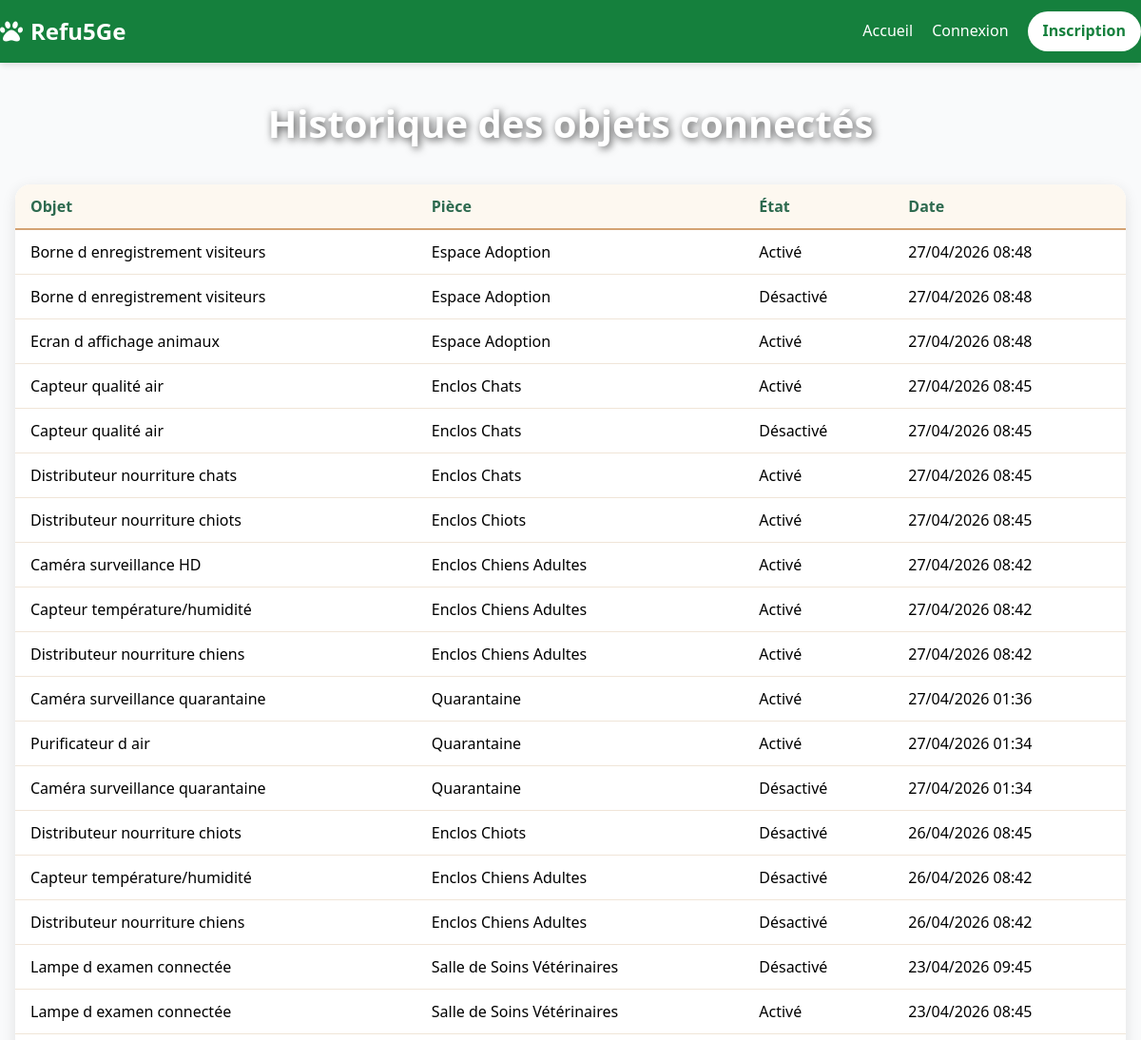
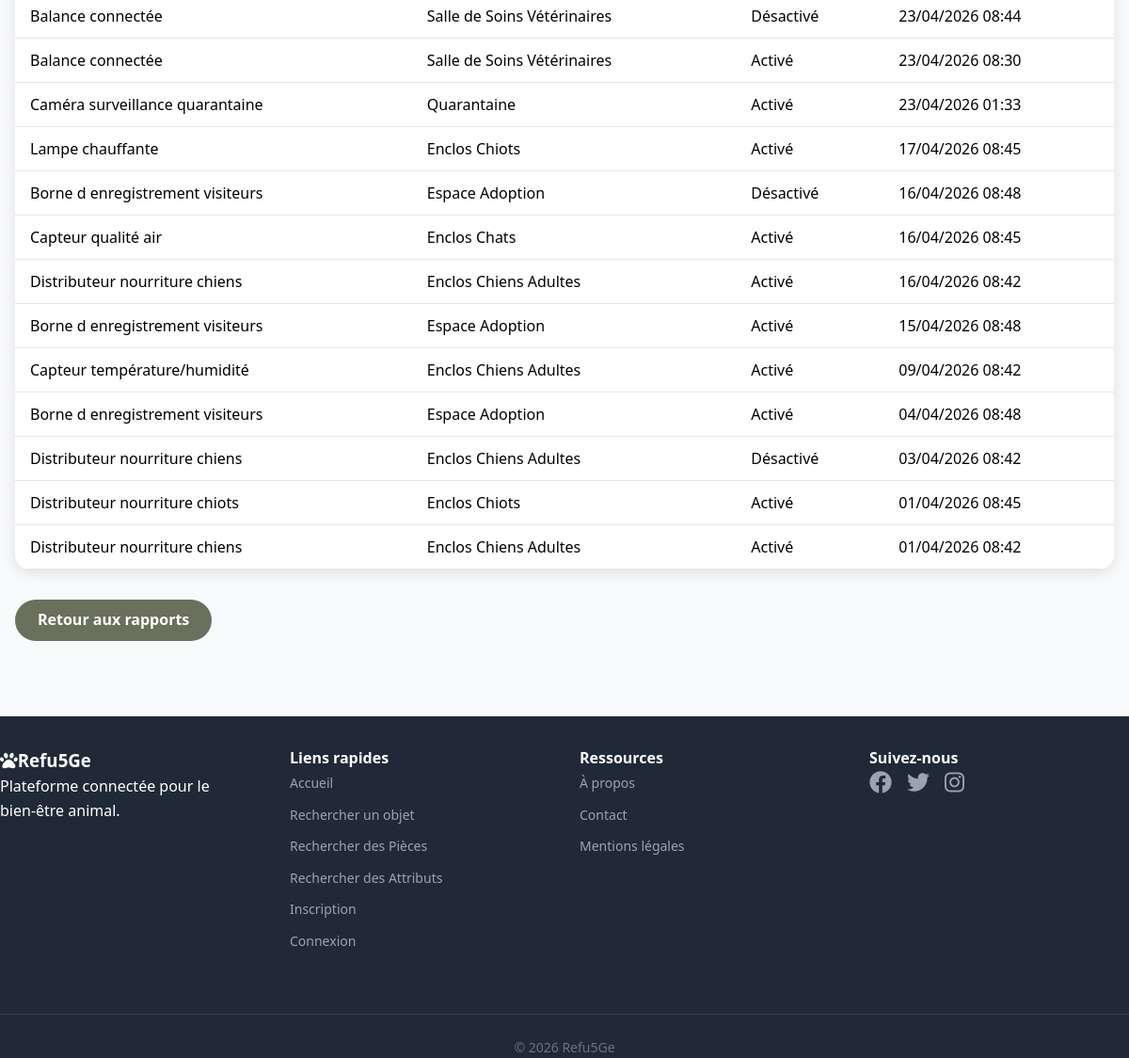
/rapports/historique/, run on the app's committed database (2 pictures, top to bottom).
### core/models.py (models this page shows, shortened)
class DeviceLogActivation(models.Model):
    id = models.AutoField(primary_key=True)
    device = models.ForeignKey(Device, on_delete=models.CASCADE, related_name="logs")
    state = models.BooleanField(default=False)
    date = models.DateTimeField(default=timezone.now)

class Device(models.Model):
    id = models.AutoField(primary_key=True)
    name = models.CharField(max_length=100)
    type = models.CharField(max_length=50)
    description = models.TextField(max_length=200)
    state = models.BooleanField(default=False)
    room = models.ForeignKey(Room, on_delete=models.CASCADE, related_name='devices')
    consumption_per_hour = models.FloatField(default=0.0, validators=[MinValueValidator(0.0)])

class Room(models.Model):
    id = models.AutoField(primary_key=True)
    name = models.CharField(max_length=100, unique=True)

### rapports/views.py (the view)
# urls.py: path("historique/", views.historique, name="rapports_historique"),
def historique(request):
    logs = (
        DeviceLogActivation.objects
        .select_related("device", "device__room")
        .order_by("-date")
    )
    context = {
        "logs": logs,
    }
    return render(request, "rapports/historique.html", context)

### templates/rapports/historique.html (shortened to what this page needs)
{% extends "base.html" %}
{% block body_class %}auth-page{% endblock %}
{% block content %}
<div class="auth-content">
    <div class="userlist-container">
        <h1 class="userlist-title">Historique des objets connectés</h1>
        <div class="table-wrapper">
            <table>
                <thead>
                    <tr>
                        <th>Objet</th>
                        <th>Pièce</th>
                        <th>État</th>
                        <th>Date</th>
                    </tr>
                </thead>
                <tbody>
                    {% for log in logs %}
                    <tr>
                        <td>{{ log.device.name }}</td>
                        <td>{{ log.device.room.name }}</td>
                        <td>{% if log.state %}Activé{% else %}Désactivé{% endif %}</td>
                        <td>{{ log.date|date:"d/m/Y H:i" }}</td>
                    </tr>
                    {% empty %}
                    <tr><td colspan="4">Aucun historique disponible.</td></tr>
                    {% endfor %}
                </tbody>
            </table>
        </div>
        <a href="{% url 'rapports_accueil' %}" class="btn btn-secondary mt-4">Retour aux rapports</a>
    </div>
</div>
{% endblock %}

### static/css/styles.css (style rules this page uses)
:root { --green-primary: #16a34a; --green-dark: #15803d; --gray-bg: #f9fafb; --white: #ffffff; --amber: #b45f2a; --cream: #fef7e0; --text-dark: #421f1f; --green-main: #2d6a4f; }
*, *::before, *::after { box-sizing: border-box; margin: 0; padding: 0; }
html, body { font-family: 'Segoe UI', system-ui, sans-serif; line-height: 1.6; background-color: var(--gray-bg); }
body { display: flex; flex-direction: column; min-height: 100vh; }
a, button { transition: all 0.2s ease-in-out; }
.auth-page { background-image: url('https://images.unsplash.com/photo-1548199973-03cce0bbc87b?ixlib=rb-4.0.3&auto=format&fit=crop&w=1350&q=80'); background-size: cover; background-position: center; background-attachment: fixed; }
.auth-content { display: flex; align-items: center; justify-content: center; min-height: calc(100vh - 200px); padding: 2rem 1rem; }
.btn { display: inline-block; padding: 0.6rem 1.5rem; border-radius: 999px; font-weight: 700; text-decoration: none; transition: background 0.3s, transform 0.2s; font-size: 1rem; cursor: pointer; border: none; text-align: center; }
.btn-secondary { background: #6b705c; color: white; }
.userlist-container { width: 100%; max-width: 1200px; margin: 0 auto; }
.userlist-title { text-align: center; font-size: 2.5rem; font-weight: 800; color: white; text-shadow: 2px 2px 8px rgba(0, 0, 0, 0.7); margin-bottom: 1.5rem; }
.table-wrapper { background: white; border-radius: 1rem; box-shadow: 0 4px 15px rgba(0, 0, 0, 0.1); overflow: hidden; margin: 2rem 0; }
table { width: 100%; border-collapse: collapse; }
th { background-color: #fdf8f0; padding: 0.75rem 1rem; text-align: left; font-weight: 700; color: #2d6a4f; border-bottom: 2px solid #d4a373; }
td { padding: 0.75rem 1rem; border-bottom: 1px solid #f0e5d8; }

### data on the page
DeviceLogActivation: device.name "Borne d enregistrement visiteurs", device.room.name "Espace Adoption", state "Activé", date "27/04/2026 08:48"
DeviceLogActivation: device.name "Borne d enregistrement visiteurs", device.room.name "Espace Adoption", state "Désactivé", date "27/04/2026 08:48"
DeviceLogActivation: device.name "Ecran d affichage animaux", device.room.name "Espace Adoption", state "Activé", date "27/04/2026 08:48"
DeviceLogActivation: device.name "Capteur qualité air", device.room.name "Enclos Chats", state "Activé", date "27/04/2026 08:45"
DeviceLogActivation: device.name "Capteur qualité air", device.room.name "Enclos Chats", state "Désactivé", date "27/04/2026 08:45"
DeviceLogActivation: device.name "Distributeur nourriture chats", device.room.name "Enclos Chats", state "Activé", date "27/04/2026 08:45"
DeviceLogActivation: device.name "Distributeur nourriture chiots", device.room.name "Enclos Chiots", state "Activé", date "27/04/2026 08:45"
DeviceLogActivation: device.name "Caméra surveillance HD", device.room.name "Enclos Chiens Adultes", state "Activé", date "27/04/2026 08:42"
DeviceLogActivation: device.name "Capteur température/humidité", device.room.name "Enclos Chiens Adultes", state "Activé", date "27/04/2026 08:42"
DeviceLogActivation: device.name "Distributeur nourriture chiens", device.room.name "Enclos Chiens Adultes", state "Activé", date "27/04/2026 08:42"
DeviceLogActivation: device.name "Caméra surveillance quarantaine", device.room.name "Quarantaine", state "Activé", date "27/04/2026 01:36"
DeviceLogActivation: device.name "Purificateur d air", device.room.name "Quarantaine", state "Activé", date "27/04/2026 01:34"
DeviceLogActivation: device.name "Caméra surveillance quarantaine", device.room.name "Quarantaine", state "Désactivé", date "27/04/2026 01:34"
DeviceLogActivation: device.name "Distributeur nourriture chiots", device.room.name "Enclos Chiots", state "Désactivé", date "26/04/2026 08:45"
DeviceLogActivation: device.name "Capteur température/humidité", device.room.name "Enclos Chiens Adultes", state "Désactivé", date "26/04/2026 08:42"
DeviceLogActivation: device.name "Distributeur nourriture chiens", device.room.name "Enclos Chiens Adultes", state "Désactivé", date "26/04/2026 08:42"
DeviceLogActivation: device.name "Lampe d examen connectée", device.room.name "Salle de Soins Vétérinaires", state "Désactivé", date "23/04/2026 09:45"
DeviceLogActivation: device.name "Lampe d examen connectée", device.room.name "Salle de Soins Vétérinaires", state "Activé", date "23/04/2026 08:45"
DeviceLogActivation: device.name "Balance connectée", device.room.name "Salle de Soins Vétérinaires", state "Désactivé", date "23/04/2026 08:44"
DeviceLogActivation: device.name "Balance connectée", device.room.name "Salle de Soins Vétérinaires", state "Activé", date "23/04/2026 08:30"
DeviceLogActivation: device.name "Caméra surveillance quarantaine", device.room.name "Quarantaine", state "Activé", date "23/04/2026 01:33"
DeviceLogActivation: device.name "Lampe chauffante", device.room.name "Enclos Chiots", state "Activé", date "17/04/2026 08:45"
DeviceLogActivation: device.name "Borne d enregistrement visiteurs", device.room.name "Espace Adoption", state "Désactivé", date "16/04/2026 08:48"
DeviceLogActivation: device.name "Capteur qualité air", device.room.name "Enclos Chats", state "Activé", date "16/04/2026 08:45"
DeviceLogActivation: device.name "Distributeur nourriture chiens", device.room.name "Enclos Chiens Adultes", state "Activé", date "16/04/2026 08:42"
DeviceLogActivation: device.name "Borne d enregistrement visiteurs", device.room.name "Espace Adoption", state "Activé", date "15/04/2026 08:48"
DeviceLogActivation: device.name "Capteur température/humidité", device.room.name "Enclos Chiens Adultes", state "Activé", date "09/04/2026 08:42"
DeviceLogActivation: device.name "Borne d enregistrement visiteurs", device.room.name "Espace Adoption", state "Activé", date "04/04/2026 08:48"
DeviceLogActivation: device.name "Distributeur nourriture chiens", device.room.name "Enclos Chiens Adultes", state "Désactivé", date "03/04/2026 08:42"
DeviceLogActivation: device.name "Distributeur nourriture chiots", device.room.name "Enclos Chiots", state "Activé", date "01/04/2026 08:45"
DeviceLogActivation: device.name "Distributeur nourriture chiens", device.room.name "Enclos Chiens Adultes", state "Activé", date "01/04/2026 08:42"
